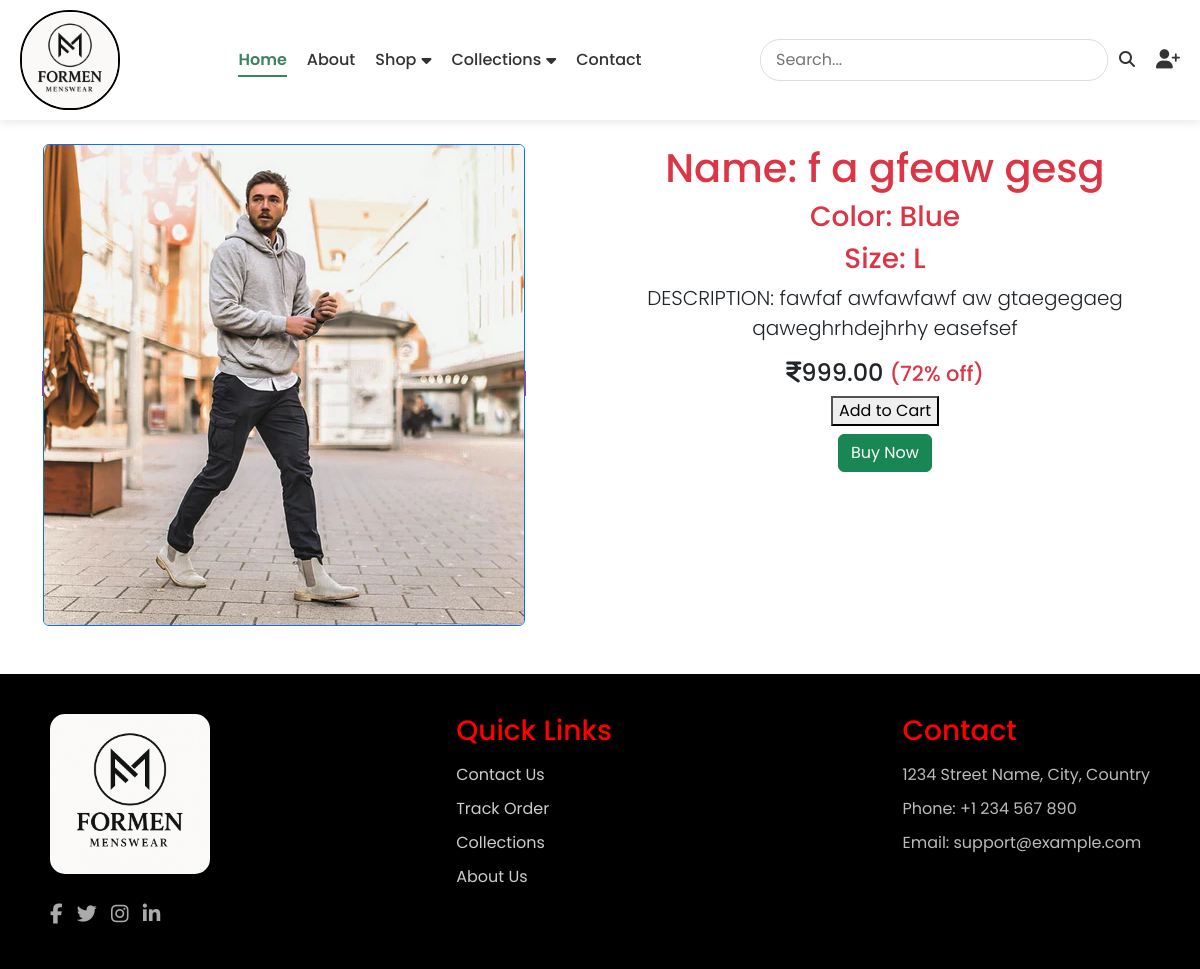
/product2_details/1/, run on the app's committed database.
### core/models.py (models this page shows, shortened)
class Product2(models.Model):
    name = models.CharField(max_length=255)
    price = models.DecimalField(max_digits=10, decimal_places=2)
    color = models.CharField(max_length=50)
    size = models.CharField(max_length=50)
    image = models.ImageField(upload_to='product_images2/', null=True, blank=True)  # Image field
    description = models.TextField(max_length=500, blank=True)  # Small description field

### core/views.py (the view)
# urls.py: path('product2_details/<int:id>/', views.product2_details, name='product2_details'),
def product2_details(request, id):
    cd = Product2.objects.get(pk=id)
    return render(request, 'core/product2_details.html', {'cd':cd})

### core/templates/core/product2_details.html (shortened to what this page needs)
{% extends "core/base.html" %}
{% load static %}
{% block content %}
<br><br><br>
<div class="container petdetails" style='margin-top: 3rem; margin-bottom: 3rem;'>
    <br>
    <div class="row">
        <div class="col-sm-6">
            <span class="border border-danger">
                <img src="{{cd.image.url}}" class="img-fluid rounded border border-primary"  alt="Responsive image" >
            </span>
        </div>
        <div class="col-sm-6">
            <div class="container">
                <h1 class="jumbotron-heading text-center text-danger">Name: {{cd.name}}</h1>
                <h3 class="jumbotron-heading text-center text-danger">Color: {{cd.color}}</h3>
                <h3 class="jumbotron-heading text-center text-danger">Size: {{cd.size}}</h3>
                <p class="lead text-center">DESCRIPTION: {{cd.description}}</p>
                <div class="text-center">
                    <h4 class="font-weight-bold"><i class="fa-solid fa-indian-rupee-sign"></i>{{cd.price}} <small class="fw-light rupee">{{dc.original_price}}</small> <small class="text-danger">(72% off)</small></h4>
                    <form action="{% url 'add_to_cart' 'product2' cd.id %}" method="post">
                        <button type="submit" class="add-to-cart-btn">Add to Cart</button>
                    </form>
                    <a href="" class="btn btn-success my-2">Buy Now</a>
                </div>
            </div>
        </div>
    </div>
    </div>
{% endblock content %}

### core/static/core/css/core.css (style rules this page uses)
body { margin: 0; padding: 0; box-sizing: border-box; font-family: 'Poppins', sans-serif; }

### core/templates/core/footer.html (style rules this page uses)
.bodysss { display: flex; margin:0px; flex-direction: column; min-height: 100vh; }

### data on the page
Product2: image (picture), name "f a gfeaw gesg", color "Blue", size "L", description "fawfaf awfawfawf aw gtaegegaeg qaweghrhdejhrhy easefsef", price "999.00"
